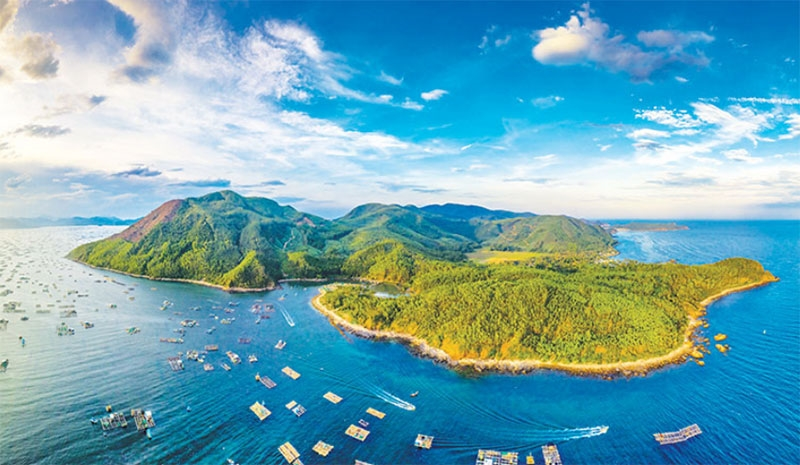
#> input picture du-lich.jpg, 800 x 465 px
$ python cv.py
#> lines starting #> are read from the running program, lines starting #| are printed output that depends on the picture
import cv2

image = cv2.imread("du-lich.jpg")
#> image is the input picture: shape (465, 800, 3); mean B, G, R 180.9, 167.5, 110.3

image[:,:,1] = 0
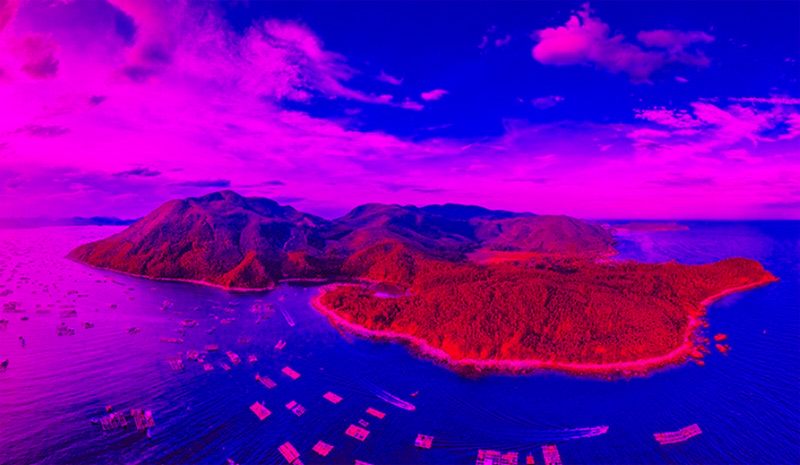
#> image: shape (465, 800, 3); mean B, G, R 180.9, 0, 110.3
image[:,:,2] = 0
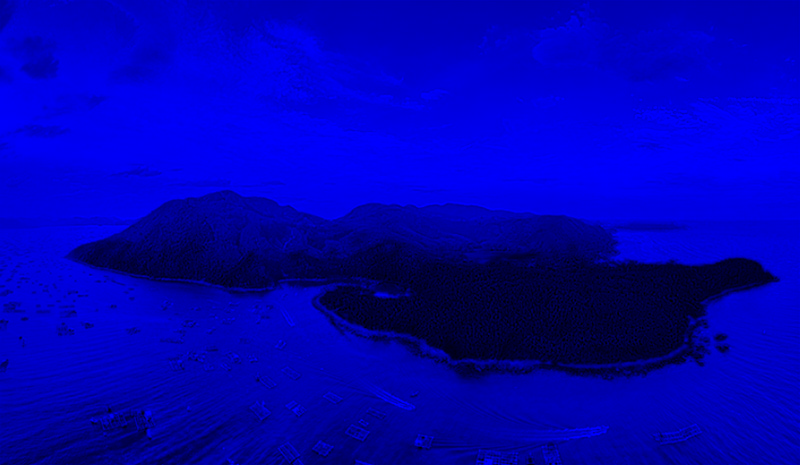
#> image: shape (465, 800, 3); mean B, G, R 180.9, 0, 0

cv2.imshow("Image", image)

cv2.waitKey(0)
